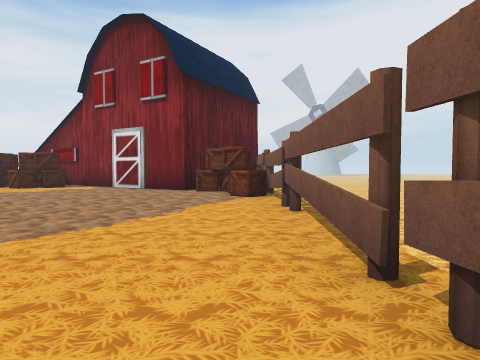
view 1 (above)

24 first-person views from a walk through a scene from a Unity 3-D project. The camera is 1.5 m above the floor, tilts 2° down and sees 75° across. The floor is counted in squares, 2 m on a side. Each view is taken from the middle of a square. On the plan, view 1 faces up. The plan holds only what a view shows up to about 10 squares ahead; the rest is blank. The place goes on beyond the plan. The player is left out.

view 2
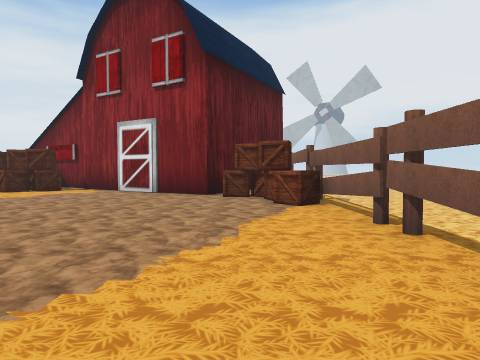

view 3
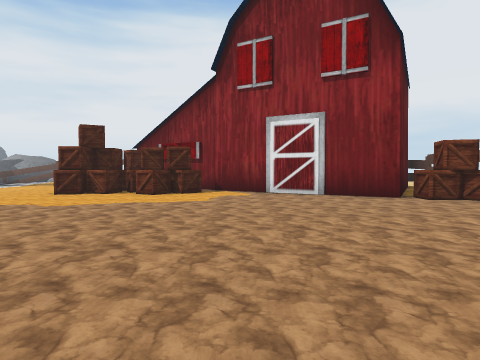

view 4
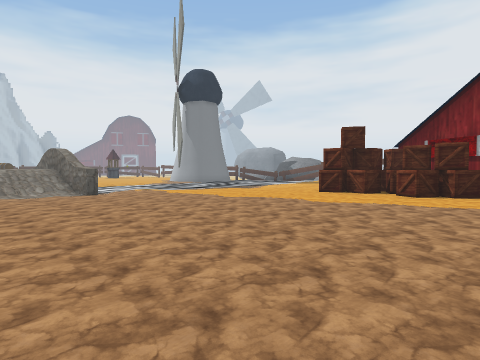

view 5
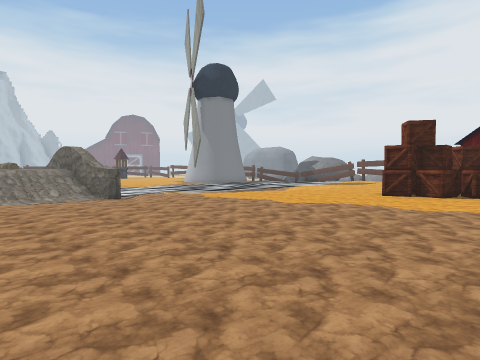

view 6
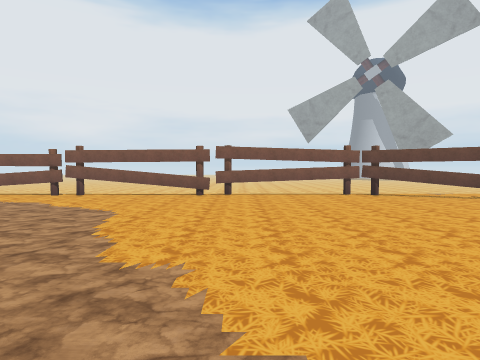

view 7
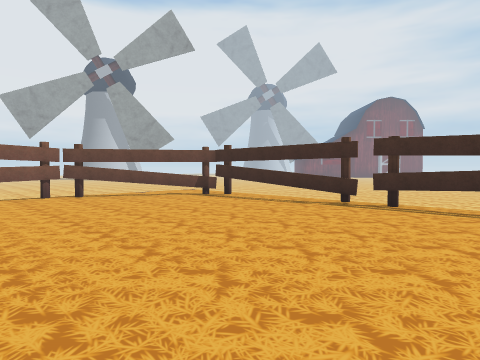

view 8
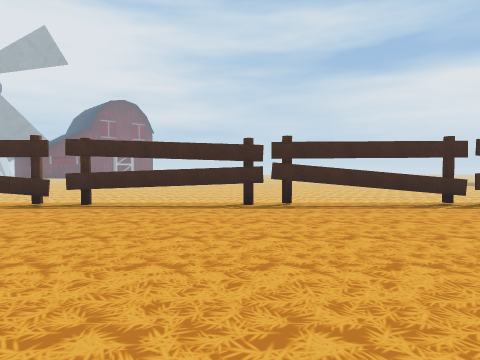

view 9
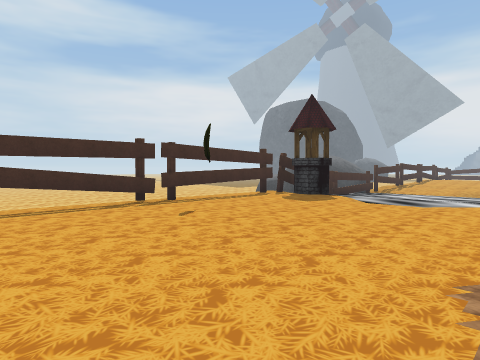

view 10
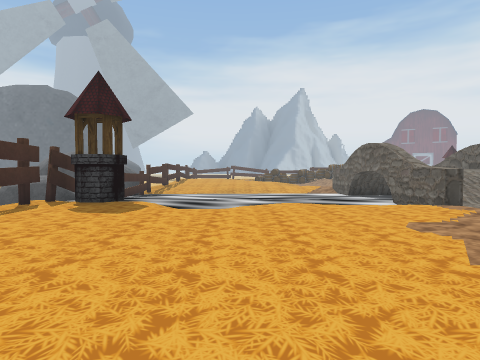

view 11
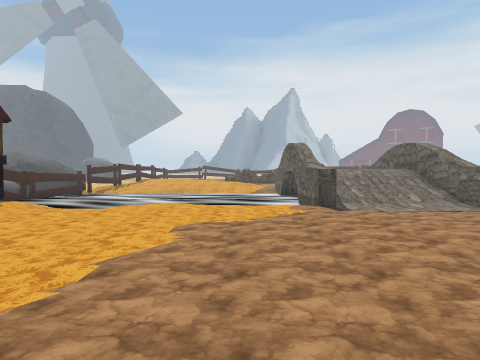

view 12
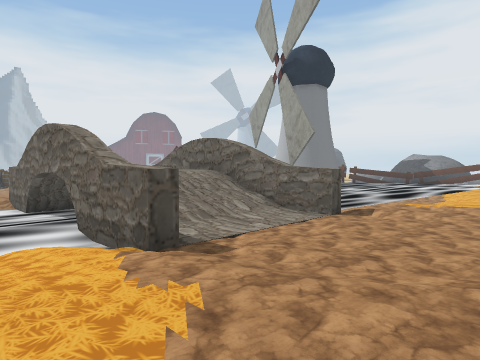

view 13
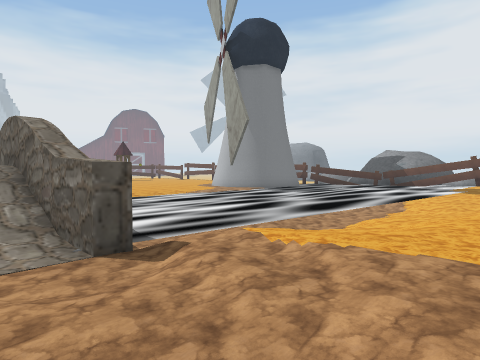

view 14
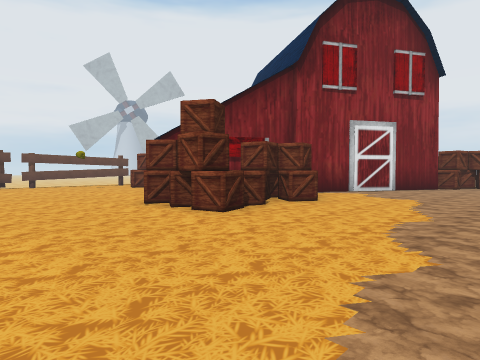

view 15
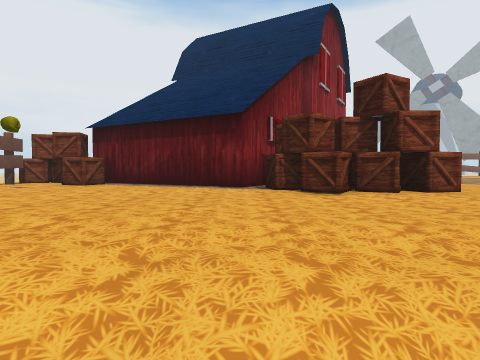

view 16
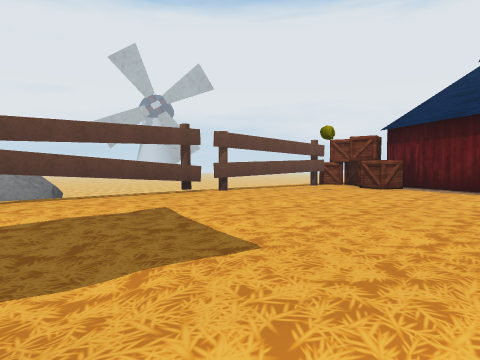

view 17
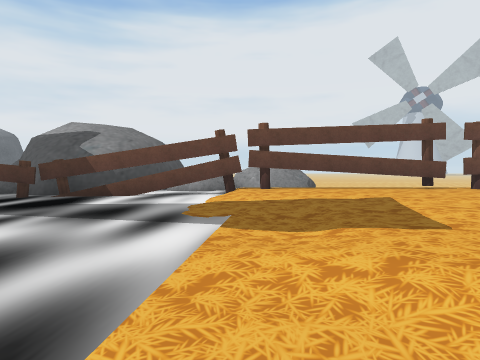

view 18
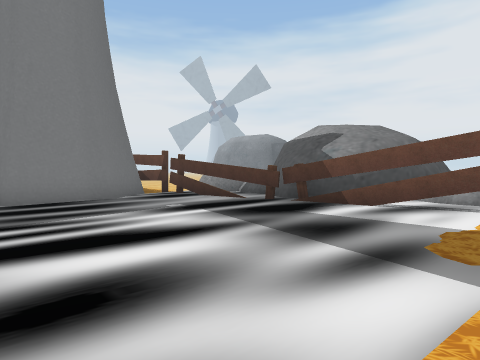

view 19
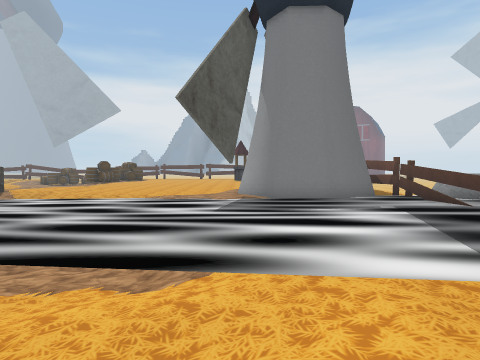

view 20
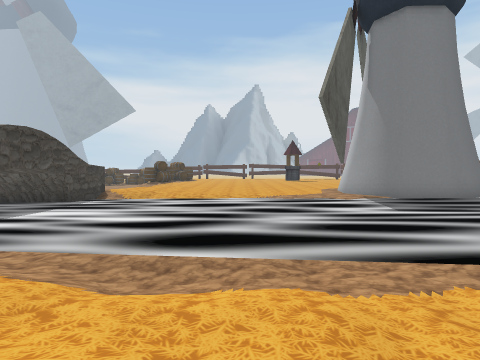

view 21
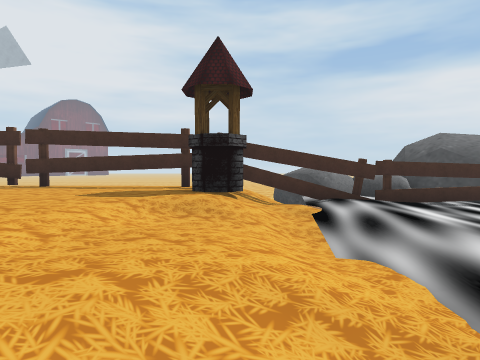

view 22
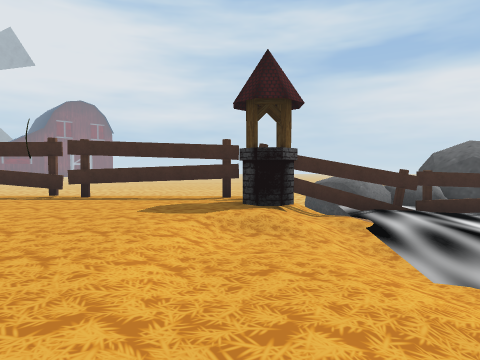

view 23
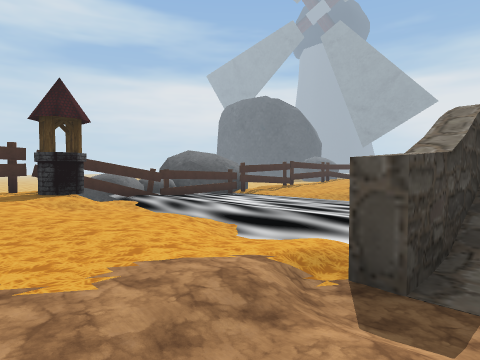

view 24
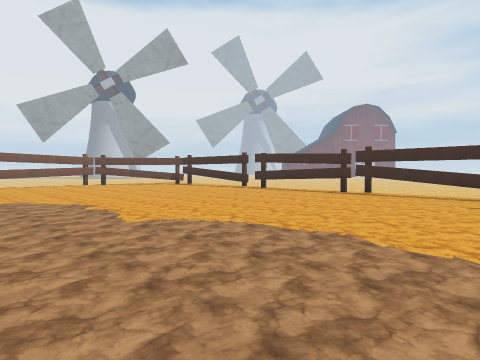

### Floor plan
Key: @ floor where view 1 was taken; # wall or solid block; x gap in a wall; . main floor; - floor 0.25 m lower than the main floor; _ floor 0.5 m lower than the main floor; < floor 1.25 m lower than the main floor; : floor 1.5 m higher than the main floor; / step, stairs or slope; = window, fence, low wall or low ledge; ~ liquid the walk can cross; ≈ liquid the walk keeps out of; v drop or lower ground; O other object.
Columns run from 25 left of view 1 to 1 right of it. Each row starts with its distance up from view 1.
 25   O   #OOOO
 24  OO####OOOO
 23 OOO###≈=≈.vvx#vvv O
 22 ≈≈≈≈≈≈≈~/......##OO
 21 ≈≈≈≈≈≈≈~-........OO
 20 #≈≈≈≈≈≈~-/......OO
 19 #≈≈≈≈≈≈~-/-......#
 18 #≈≈≈≈≈~~/--.....#
 17 ~~≈≈≈≈≈~//-.....#
 16 ~~≈≈≈≈≈≈//--...#
 15 ~≈≈≈≈≈≈≈///--.OOO#
 14 ~≈≈≈≈≈≈≈//---.OOOO ##
 13 ≈≈≈≈≈≈≈≈//--..OOOO..##  #
 12 ≈≈≈≈≈≈≈///....O..O...####
 11 ~≈≈≈≈≈≈///.............#OO#
 10 ≈≈≈≈≈≈≈//................O#
  9 ≈≈≈≈≈≈~/.................O#
  8 ######≈///................=
  7 //:///__--/...............x
  6    ///_/--/...............x
  5     //__--/...............v
  4     //_/--/...............x
  3 #######///................=
  2 ≈≈≈≈≈///..................x
  1   ≈~~~//..................v
  0 ≈≈≈~~~/..................@v
 -1 ≈≈≈≈≈//-..................v
 -2  ≈≈≈~///..................x
 -3   ≈≈≈<//..................x
 -4   ≈≈~///.................#=
 -5  ≈≈≈~/OO................ #
 -6  ≈≈≈~//................###
 -7 ≈≈≈≈≈xxxvvvx=xvxvvvxx=v
 -8 #OOOOO
 -9 #O  OO

Where each view was taken, in squares from view 1:
view 1: 0 up, 0 right, facing up
view 2: 2 up, 1 left, facing up
view 3: 3 up, 6 left, facing up
view 4: 3 up, 6 left, facing up-left
view 5: 3 up, 8 left, facing up-left
view 6: 1 up, 8 left, facing right
view 7: 0 up, 8 left, facing down-right
view 8: 0 up, 9 left, facing down
view 9: 0 up, 10 left, facing down-left
view 10: 2 down, 11 left, facing left
view 11: 1 up, 11 left, facing left
view 12: 1 up, 15 left, facing up-left
view 13: 6 up, 15 left, facing up-left
view 14: 8 up, 15 left, facing up-right
view 15: 16 up, 17 left, facing right
view 16: 17 up, 17 left, facing up-right
view 17: 16 up, 17 left, facing up
view 18: 17 up, 17 left, facing up-left
view 19: 17 up, 15 left, facing left
view 20: 13 up, 15 left, facing left
view 21: 1 up, 19 left, facing down
view 22: 1 up, 18 left, facing down
view 23: 4 up, 16 left, facing down-left
view 24: 3 up, 14 left, facing down-right
